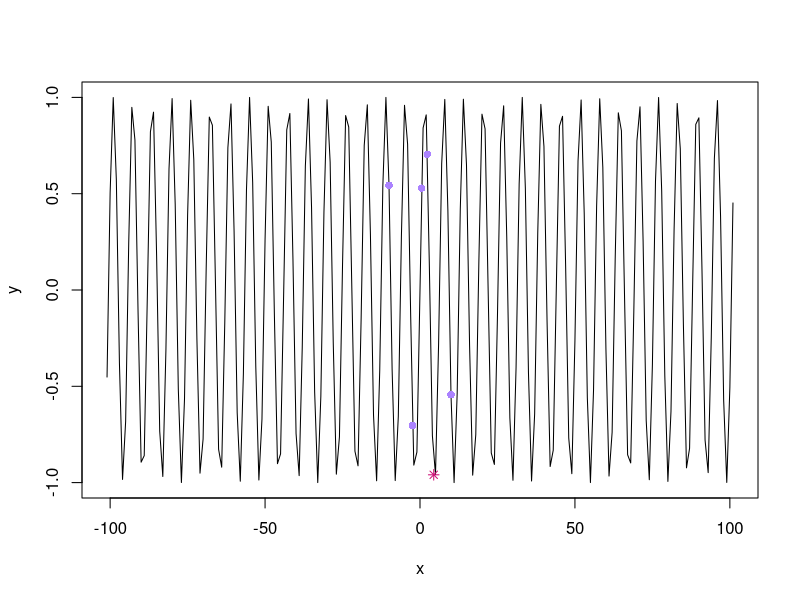

Here is the R script that generated this plot:


cel <- function(x){
  return(sin(x))
}


funcmin <- function( a, b, E){
  xl <- a
  xr <- b
  pt <- c()
  while((xr - xl)>= E){
    if (cel(xr) > cel(xl)) {
      pt <- c(pt, xr)
      xr <- (xr - xl)/1.618 + xl
      
    } else if (cel(xr) < cel(xl)) {
      pt <- c(pt, xl)
      xl <- xr - (xr - xl)/1.618
    }
  }
  if (cel(xl) < cel(xr)) {
    pt <- c(pt, xl)
  } else if (cel(xl) > cel(xr)){
    pt <- c(pt, xr)
  }
  xmin <- xl + (xr - xl)/2
  ymin <- cel(xmin)
  
  x <- -101:101
  y <- cel(x)
  
  plot(x,y, type = 'l')
  
  points(pt[1:5], cel(pt[1:5]), col = 'mediumpurple1', pch = 16)
  points(pt[length(pt):length(pt)-4], 
         cel(pt[length(pt):length(pt)-4]),col = 'deeppink3', pch = 8)
  
  return(c(xmin, ymin))
}

funcmin(-10, 10, 0.1)



